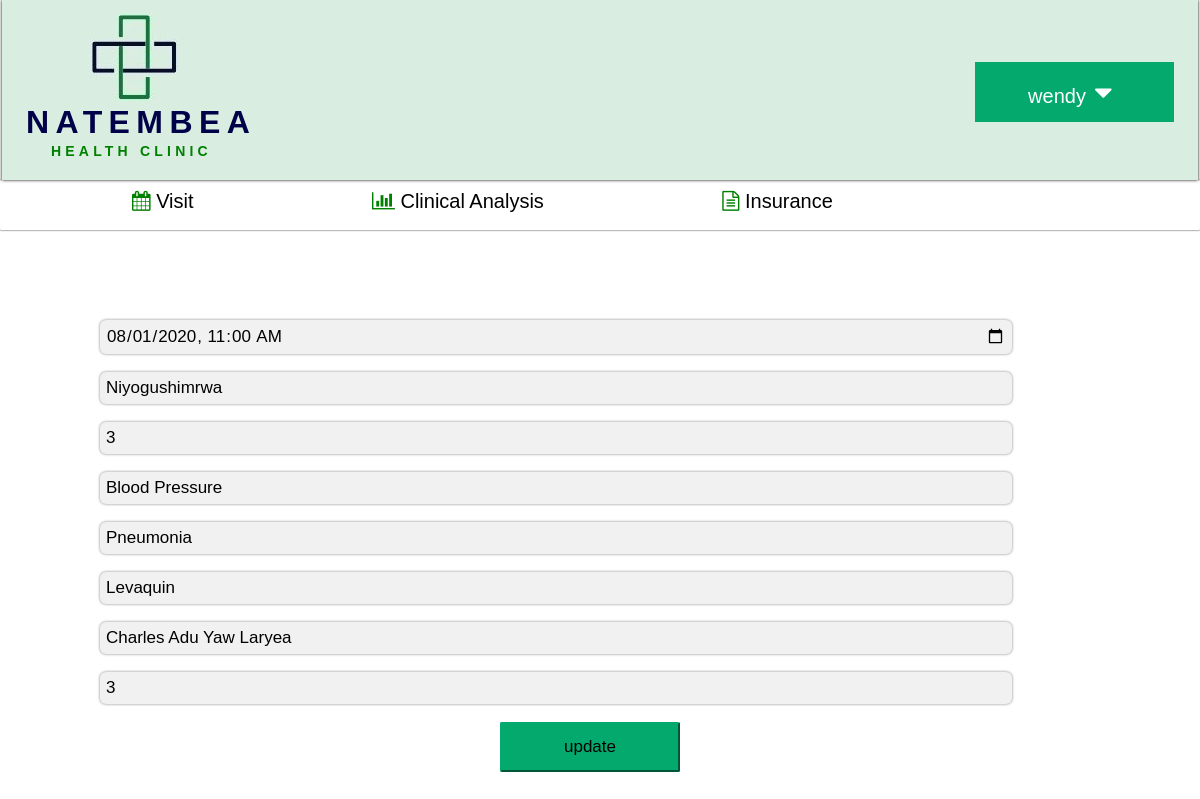
The app's page /update.php (signed in) with its own data.
### tables this page shows
CREATE TABLE `visit` (
  `staff_id` int(11) NOT NULL,
  `patient_id` int(11) NOT NULL,
  `visit_date` datetime DEFAULT NULL,
  `visit_diagnosis` varchar(100) DEFAULT NULL,
  `visit_prescriptions` varchar(100) DEFAULT NULL,
  `visit_id` int(11) NOT NULL,
  `symptoms` varchar(1000) NOT NULL
);

CREATE TABLE `patient` (
  `patient_id` int(11) NOT NULL CHECK (`patient_id` > 0),
  `Name` varchar(50) NOT NULL,
  `email` varchar(50) DEFAULT NULL,
  `DOB` date DEFAULT NULL,
  `occupation` varchar(50) DEFAULT NULL,
  `gender` varchar(50) DEFAULT NULL,
  `contact` varchar(50) NOT NULL,
  `address` varchar(50) DEFAULT NULL
);

CREATE TABLE `staff` (
  `staff_id` int(11) NOT NULL,
  `fullName` varchar(70) NOT NULL,
  `gender` varchar(50) DEFAULT NULL,
  `position` varchar(50) DEFAULT NULL,
  `contact` varchar(50) DEFAULT NULL,
  `email` varchar(50) DEFAULT NULL,
  `degree` varchar(50) NOT NULL,
  `DOB` date DEFAULT NULL,
  `address` varchar(50) DEFAULT NULL
);

### update.php (the view, shortened to what this page needs)
<?php
$servername = "localhost";
$username = "health";
$password = "password";
$dbname = "Natembea_Health_Centre";
$conn = new mysqli($servername, $username, $password, $dbname);
$row = mysqli_query($conn,"SELECT visit.visit_id,visit.visit_date,patient.Name,
patient.patient_id,
visit.symptoms, visit.visit_diagnosis,
visit.visit_prescriptions,staff.fullName
FROM visit INNER JOIN patient ON patient.patient_id=visit.patient_id
INNER JOIN staff ON staff.staff_id=visit.staff_id ORDER BY visit_date");
$row=mysqli_fetch_array($row);
?>
<!DOCTYPE html>
<html lang="en">
  <head>
    <link rel="stylesheet" href="https://cdnjs.cloudflare.com/ajax/libs/font-awesome/4.7.0/css/font-awesome.min.css">
  </head>
  <body>
    <fieldset >
    <div style="text-align:left; margin-left:69px; margin-top:5px"><img src="pic.jpg" /></div>
    <h1 id="nambs">NATEMBEA</h1>
    <strong><h6 id="healthclinic">HEALTH CLINIC</h6></strong>
    <div class="dropdown">
    <button class="droptn">
    <?php echo $_SESSION['username']; ?><i class="fa fa-caret-down"></i>
    </button>
    </div>
    </fieldset>
    <div class="navbar">
        <button class="subnavbtn"> <i class="fa fa-calendar" style="font-size:20px;color:green"></i>
          Visit
        </button>
        <a  href="clinical_analysis.php"> <i class="fa fa-bar-chart" style="font-size:20px;color:green">
        </i> Clinical Analysis</a>
      <a  href="insurance.php"> <i class="fa fa-file-text-o" style="font-size:20px;color:green">
      </i> Insurance</a>
        <button class="subnavbtn"> <i class="fa fa-user" style="font-size:20px;color:green"></i>
        </button>
    </div>
	<br>
	<br>
	<br>
	<br>
	<br>
    <form  id="visitForm"  method="POST" action="">
	<input class="nav" type="datetime-local" name="visit_date" placeholder="Visit Date" value="<?php echo $row['visit_date']; ?>"><br><br>
	<input class="nav"type="text" name="Name" placeholder="Patient Full Name" value="<?php echo $row['Name']; ?>"><br><br>
	<input class="nav" type="number" name="patient_id" placeholder="Patient ID" value="<?php echo $row['patient_id']; ?>" ><br><br>
	<input class="nav" type="symptoms" name="symptoms" placeholder="Symptoms" value="<?php echo $row['symptoms']; ?>"><br><br>
	<input class="nav" type="text" name="visit_diagnosis" placeholder="Visit Diagnosis" value="<?php echo $row['visit_diagnosis']; ?>"><br><br>
	<input class="nav"type="text" name="visit_prescriptions" placeholder="Visit Prescriptions" value="<?php echo $row['visit_prescriptions']; ?>"><br><br>
	<input class="nav" type="fullName" name="fullName" placeholder="Staff full Name" value="<?php echo $row['fullName']; ?>"><br><br>
  <input class="nav" type="number" name="visit_id" placeholder="Visit ID" value="<?php echo $row['visit_id']; ?>"><br><br>
	<input class="navar" type="submit" name="submit" value="update">
</form>
</body>
</html>

### records on screen
visit: visit_date "08/01/2020 11:00", symptoms "Blood Pressure", visit_diagnosis "Pneumonia", visit_prescriptions "Levaquin", visit_id "3"
patient: Name "Niyogushimrwa", patient_id "3"
staff: fullName "Charles Adu Yaw Laryea"

### other values on screen
$_SESSION['username'] "wendy"
